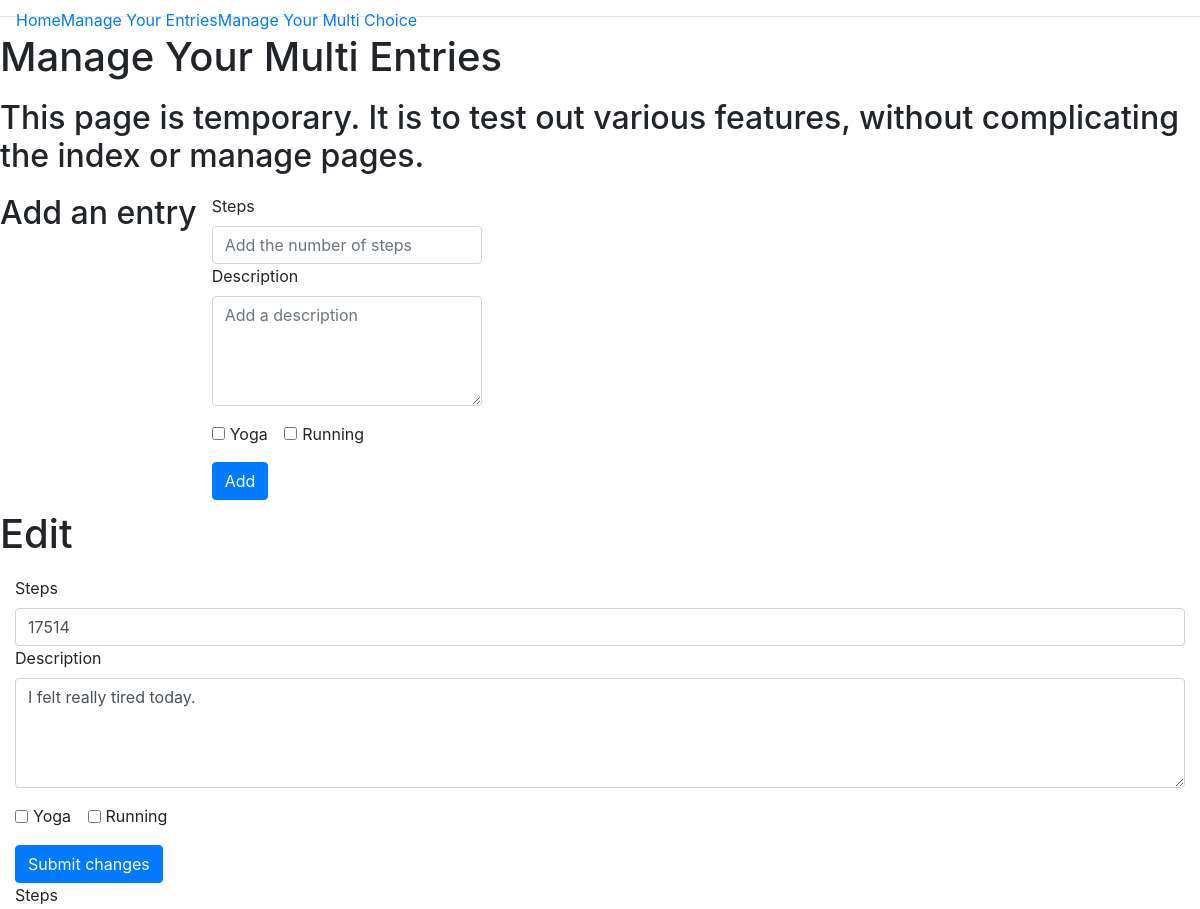
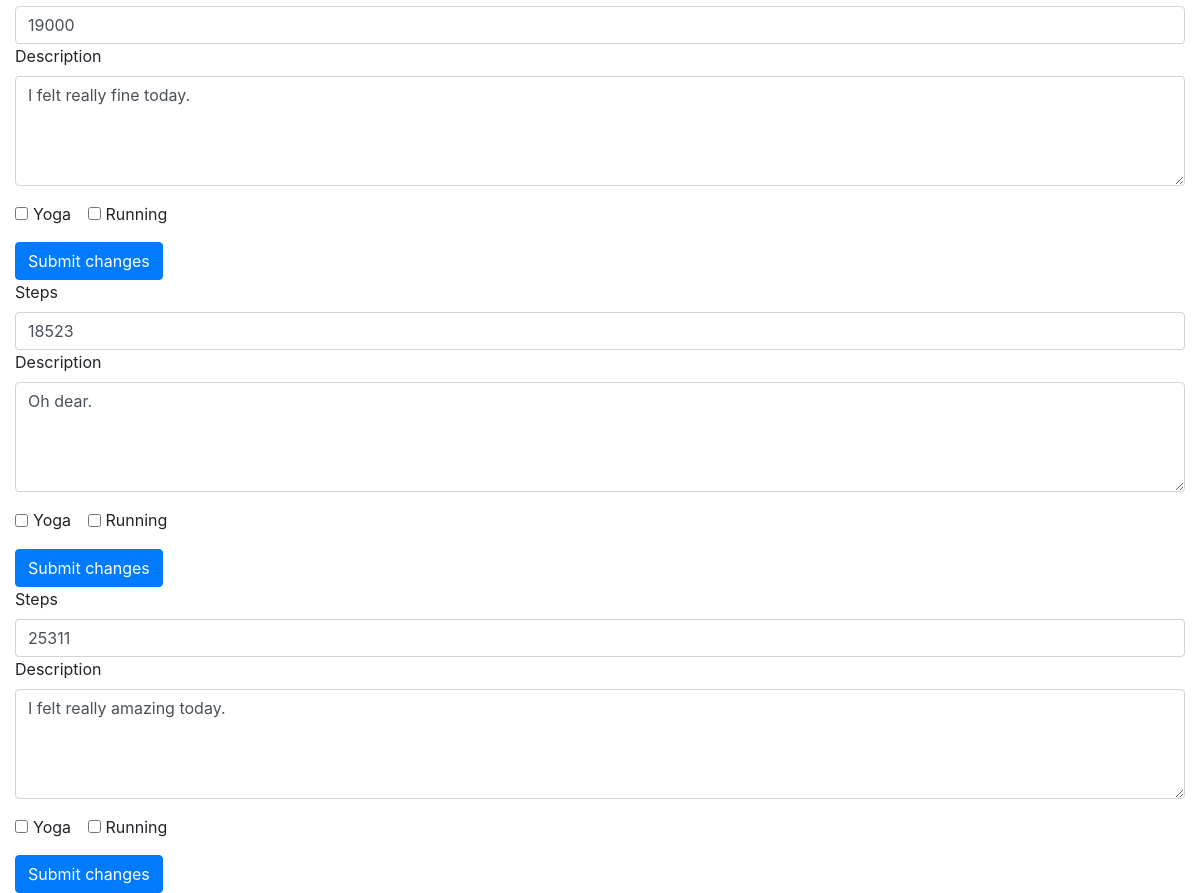
Before: /multi with the older database file (2 pictures, top to bottom).
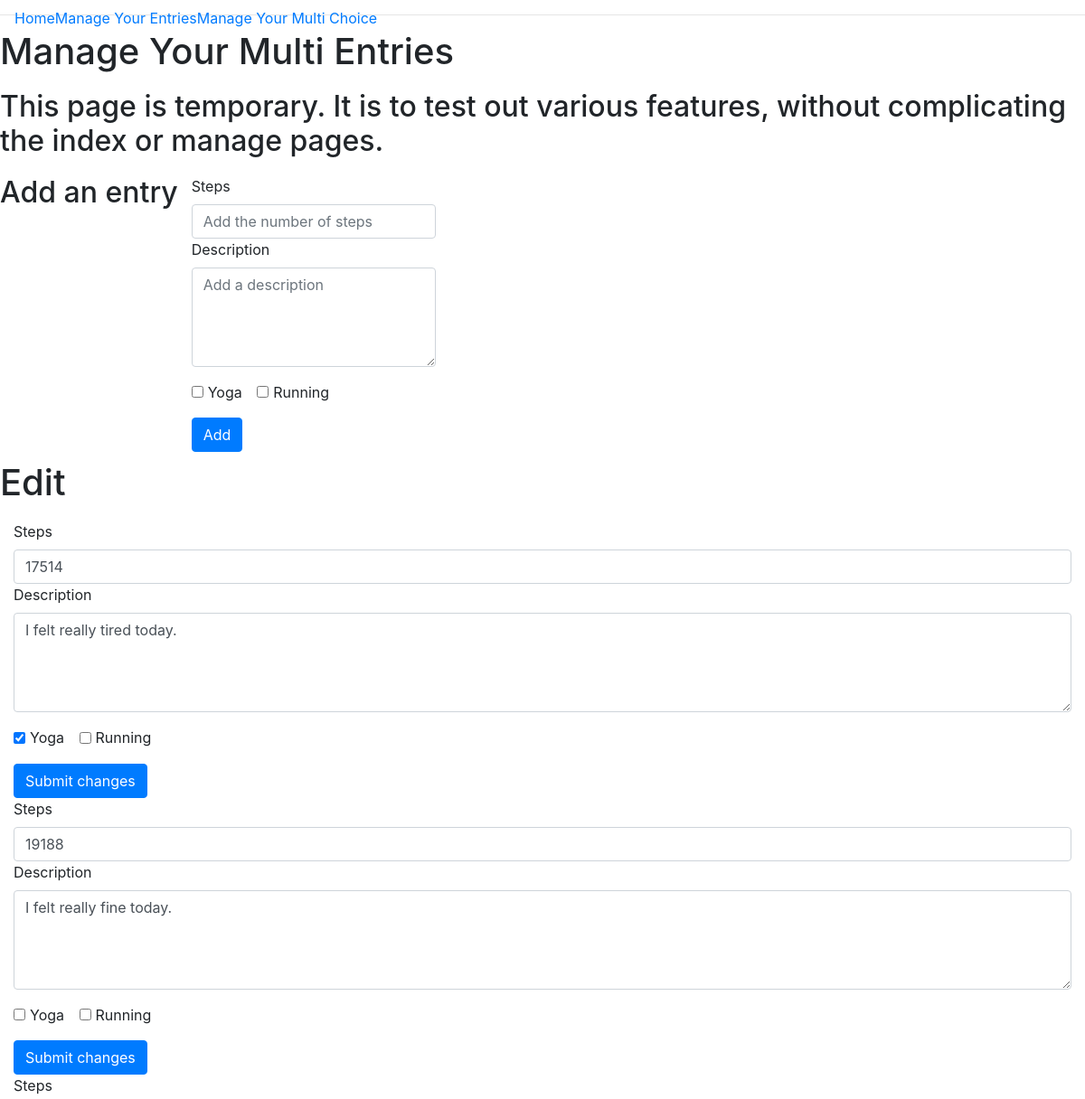
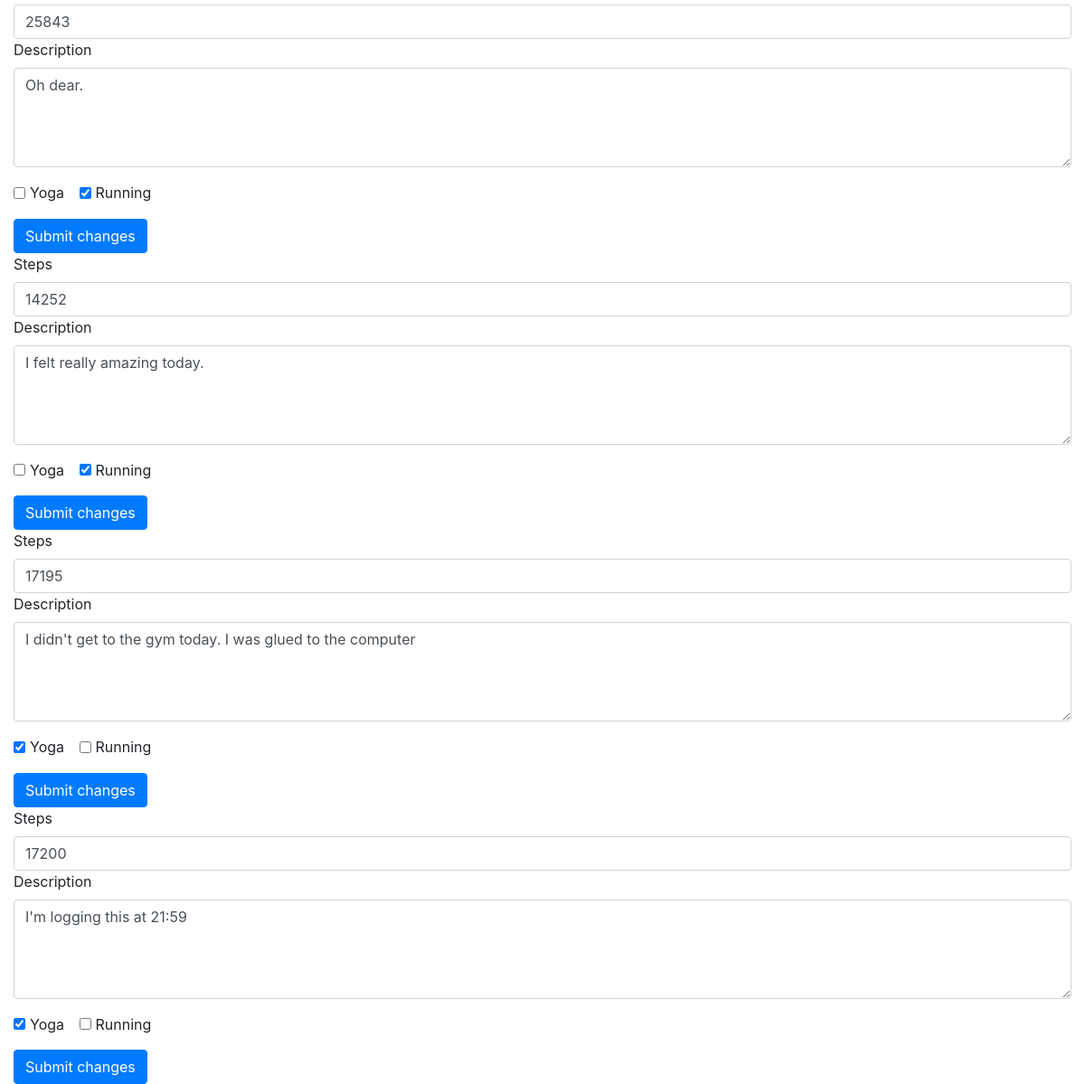
After: the same page with the newer database file (2 pictures, top to bottom).
### app/models.py (models this page shows, shortened)
class JournalEntry(db.Model):
    id = db.Column(db.Integer, primary_key=True)
    date = db.Column(db.Date, default=datetime.datetime.now(), unique=True, index=True)
    steps = db.Column(db.Integer)
    description = db.Column(db.Text())
    yoga = db.Column(db.Boolean, default=False)
    running = db.Column(db.Boolean, default=False)
    user_id = db.Column(db.Integer, db.ForeignKey('user.id'))

### app/routes.py (the view)
@app.route('/multi')
def multi_entries():
    entries = JournalEntry.query.all()
    return render_template('multi.html', title="Manage Your Multi Entries", entries=entries)

### app/templates/multi.html (shortened to what this page needs)
{% extends "base.html" %} {% block content %}
<div class='container-fluid'>
    <div class="row">
        <h1>{{title}}</h1>
    </div>
    <div class="row">
        <h2>This page is temporary. It is to test out various features, without complicating the index or manage pages.
        </h2>
    </div>
    <div class="row">
        <h2>Add an entry</h2>
        <div class="col-sm-3 add-form">
            <form action="/multi" method="POST">
                <div class="form-group">
                    <label for="steps">Steps</label>
                    <input type="number" class="form-control" name="steps" id="steps" placeholder="Add the number of steps">
                    <label for="description">Description</label>
                    <textarea class="form-control" name="description" id="description" rows=4 placeholder="Add a description" required></textarea>
                </div>
                <div class="form-group">
                    <div class="form-check form-check-inline">
                        <input class="form-check-input" type="checkbox" name="yoga" id="yoga" value="yoga">
                        <label class="form-check-label" for="yoga">Yoga</label>
                    </div>
                    <div class="form-check form-check-inline">
                        <input class="form-check-input" type="checkbox" name="running" id="running" value="running">
                        <label class="form-check-label" for="running">Running</label>
                    </div>
                </div>
                <button type="submit" class="btn btn-primary" value="Add">Add</button>
            </form>
        </div>
    </div>
    <div class="row">
        <h1>Edit</h1>
    </div>
    {% for entry in entries %}
    <form method="POST" action="/multi/{{entry.id}}/edit">
        <div class="form-group">
            <label for="steps">Steps</label>
            <input class="form-control" value="{{entry.steps}}" name="new_steps" placeholder={{entry.steps}}>
            <label for="description">Description</label>
            <textarea class="form-control" value="{{entry.description}}" name="new_description" rows="4">{{entry.description}}</textarea>
        </div>
        <div class="form-group">
            <div class="form-check form-check-inline">
                <input class="form-check-input" type="checkbox" name="yoga" id="yoga" value="{{entry.yoga}}" {% if entry.yoga %} checked {% endif %}>
                <label class="form-check-label" for="yoga">Yoga</label>
            </div>
            <div class="form-check form-check-inline">
                <input class="form-check-input" type="checkbox" name="running" id="running" value="{{entry.running}}" {% if entry.running %} checked {% endif %}>
                <label class="form-check-label" for="running">Running</label>
            </div>
        </div>
        <button type="submit" class="btn btn-primary" value="Edit ">Submit changes</button>
    </form>
    {% endfor %}
</div>
{% endblock %}

### app/templates/base.html (shortened to what this page needs)
<!DOCTYPE html>
<html lang="en">
<head>
    <link rel="stylesheet" href="../static/css/styles.css">
    <link rel="stylesheet" href="https://stackpath.bootstrapcdn.com/bootstrap/4.4.1/css/bootstrap.min.css">
    <link href="https://gitcdn.github.io/bootstrap-toggle/2.2.2/css/bootstrap-toggle.min.css" rel="stylesheet">
</head>
<body>
    <div class="header">
        <nav class="navbar fixed-top navbar-expand-sm">
            <div class="collapse navbar-collapse" id="navbarMenu">
                <ul class="navbar-nav">
                    <li><a href="/">Home</a></li>
                    <li><a href="/manage">Manage Your Entries</a></li>
                    <li><a href="/multi">Manage Your Multi Choice</a></li>
                </ul>
            </div>
        </nav>
    </div>
    <hr> {% block content %}{% endblock %}
</body>
</html>

### app/static/css/styles.css (style rules this page uses)
.row { margin: 10px }

Changed rows visible on the page:
changed JournalEntry "I felt really tired today.": yoga "☐" → "☑"
changed JournalEntry "I felt really fine today.": new_steps "19000" → "19188"
changed JournalEntry "Oh dear.": new_steps "18523" → "25843"; running "☐" → "☑"
changed JournalEntry "I felt really amazing today.": new_steps "25311" → "14252"; running "☐" → "☑"
added JournalEntry: new_steps "17195", new_description "I didn't get to the gym today. I was glued to the computer", yoga "☑"
added JournalEntry: new_steps "17200", new_description "I'm logging this at 21:59", yoga "☑"
